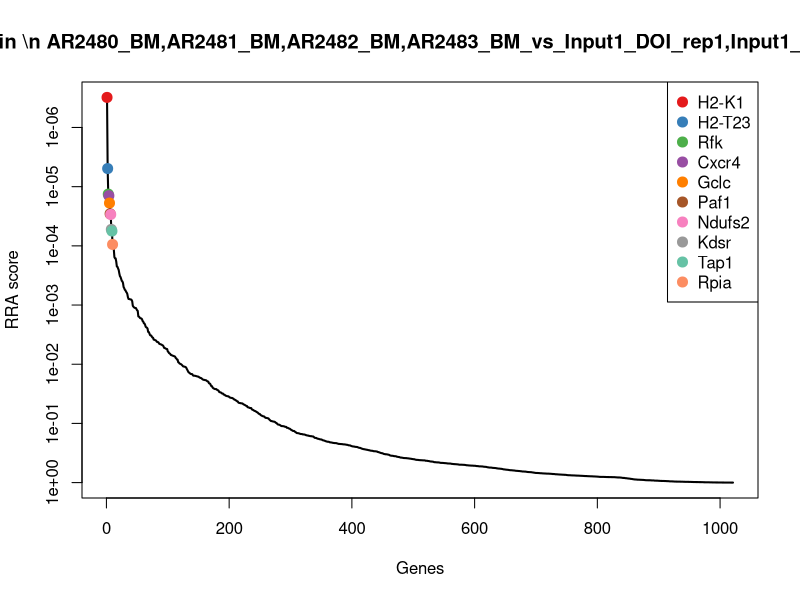
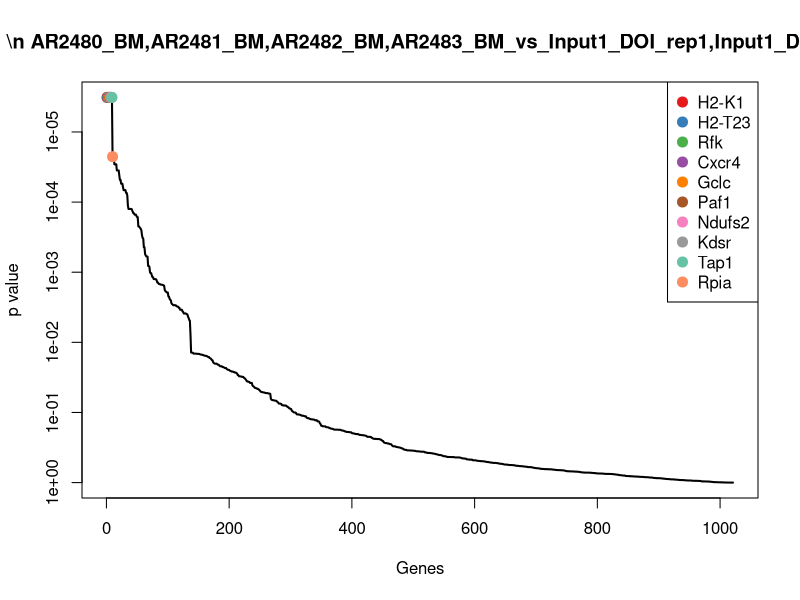
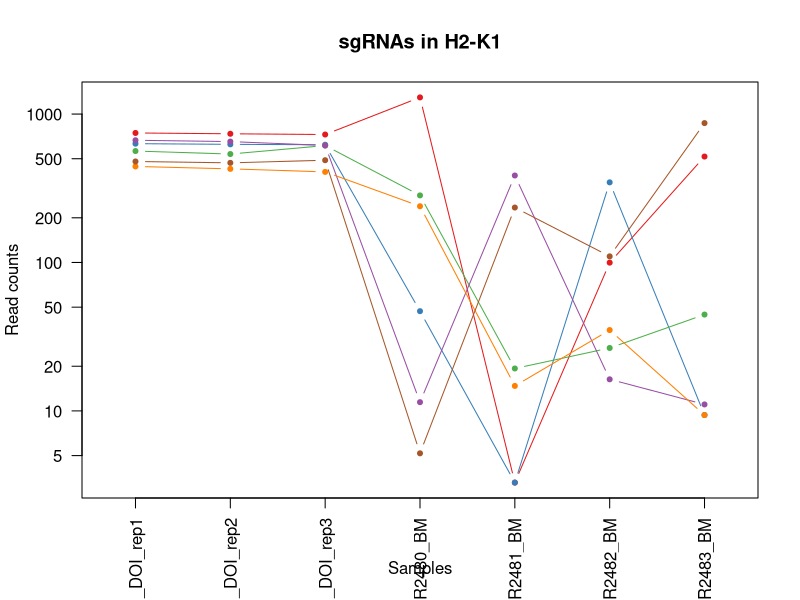
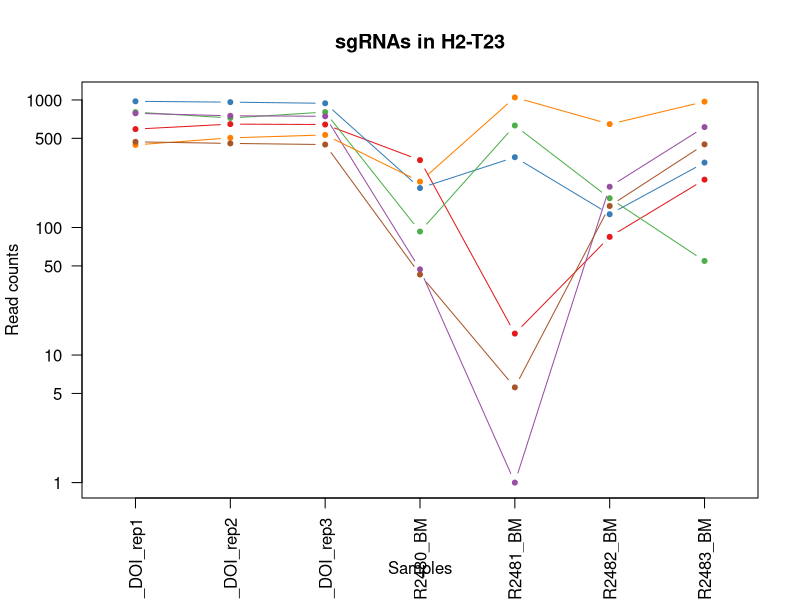
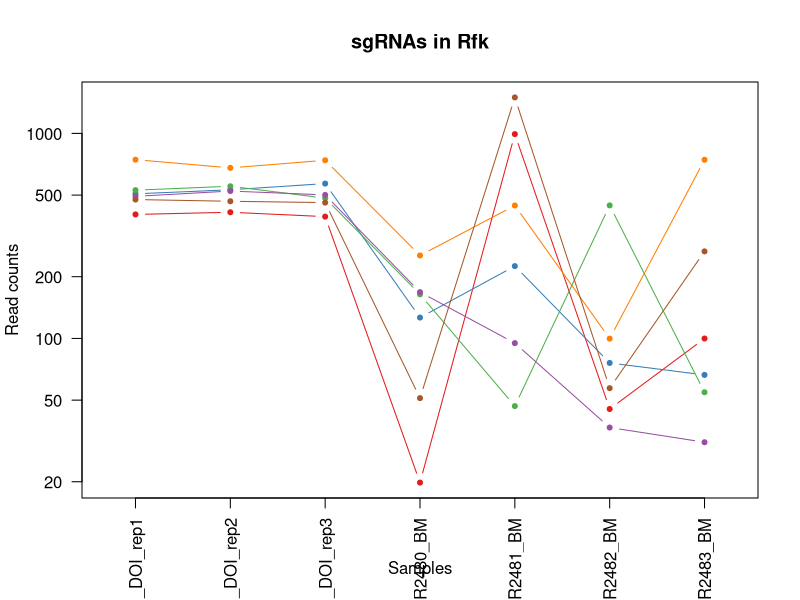
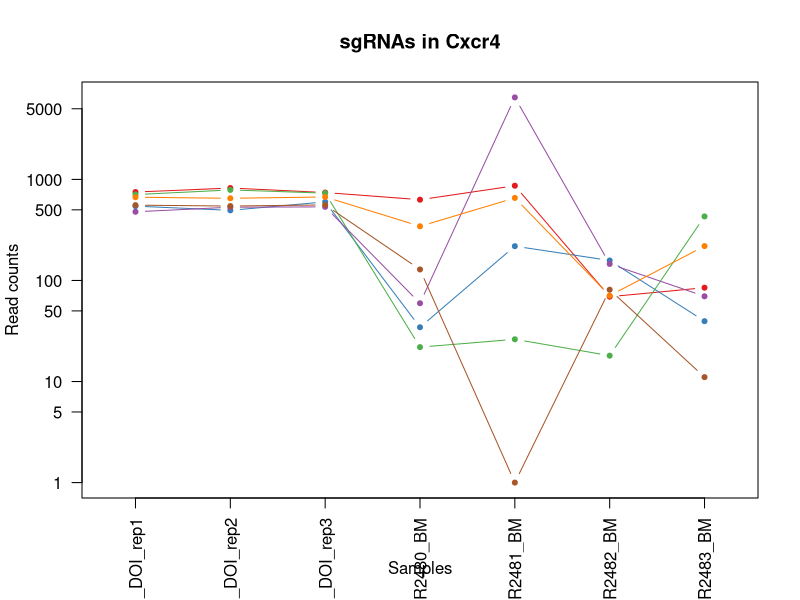
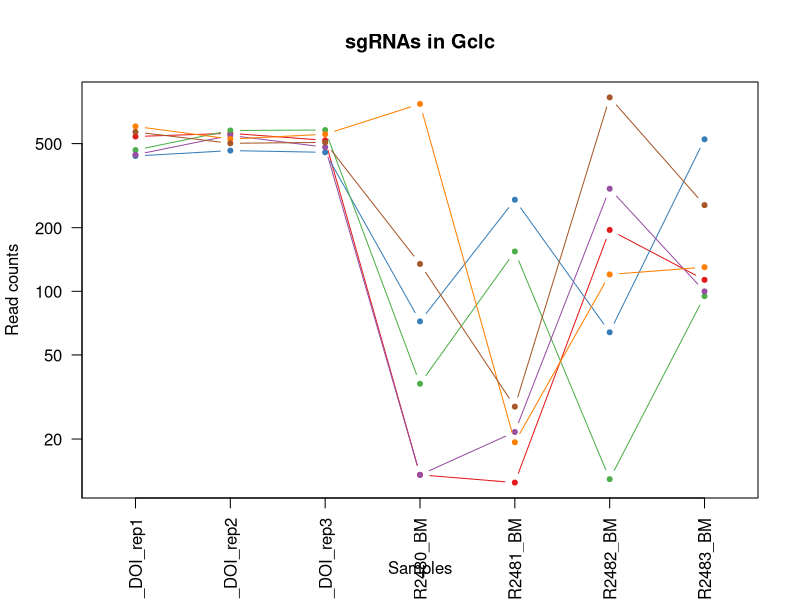
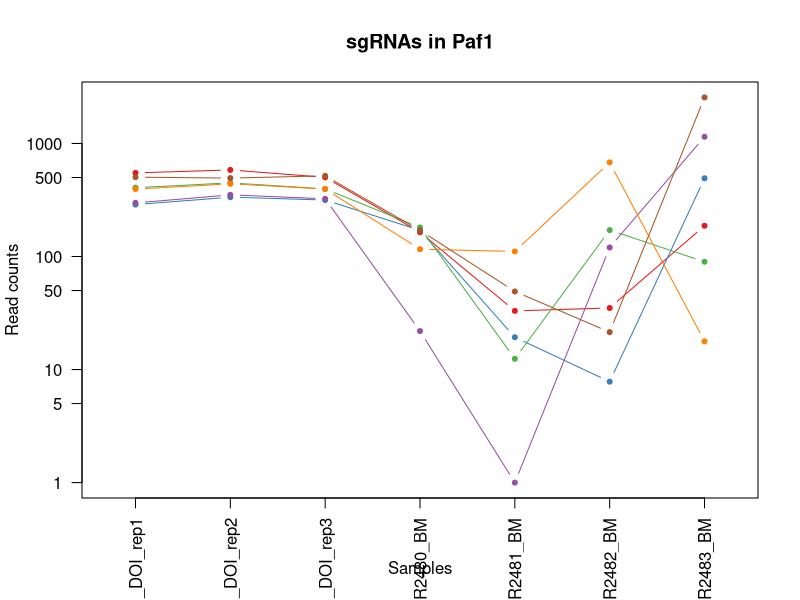

Here is the R script that generated these plots, in order: (Note: this script raises an error after producing the figures.)
pdf(file='BM_cd19.15m_v_Input1_DOI.pdf',width=4.5,height=4.5);
gstable=read.table('BM_cd19.15m_v_Input1_DOI.gene_summary.txt',header=T)
# 
#
# parameters
# Do not modify the variables beginning with "__"

# gstablename='__GENE_SUMMARY_FILE__'
startindex=3
# outputfile='__OUTPUT_FILE__'
targetgenelist=c("H2-K1","H2-T23","Rfk","Cxcr4","Gclc","Paf1","Ndufs2","Kdsr","Tap1","Rpia")
# samplelabel=sub('.\\w+.\\w+$','',colnames(gstable)[startindex]);
samplelabel='AR2480_BM,AR2481_BM,AR2482_BM,AR2483_BM_vs_Input1_DOI_rep1,Input1_DOI_rep2,Input1_DOI_rep3 neg.'


# You need to write some codes in front of this code:
# gstable=read.table(gstablename,header=T)
# pdf(file=outputfile,width=6,height=6)


# set up color using RColorBrewer
#library(RColorBrewer)
#colors <- brewer.pal(length(targetgenelist), "Set1")

colors=c( "#E41A1C", "#377EB8", "#4DAF4A", "#984EA3", "#FF7F00",  "#A65628", "#F781BF",
          "#999999", "#66C2A5", "#FC8D62", "#8DA0CB", "#E78AC3", "#A6D854", "#FFD92F", "#E5C494", "#B3B3B3", 
          "#8DD3C7", "#FFFFB3", "#BEBADA", "#FB8072", "#80B1D3", "#FDB462", "#B3DE69", "#FCCDE5",
          "#D9D9D9", "#BC80BD", "#CCEBC5", "#FFED6F")

######
# function definition

plotrankedvalues<-function(val, tglist, ...){
  
  plot(val,log='y',ylim=c(max(val),min(val)),type='l',lwd=2, ...)
  if(length(tglist)>0){
    for(i in 1:length(tglist)){
      targetgene=tglist[i];
      tx=which(names(val)==targetgene);ty=val[targetgene];
      points(tx,ty,col=colors[(i %% length(colors)) ],cex=2,pch=20)
      # text(tx+50,ty,targetgene,col=colors[i])
    }
    legend('topright',tglist,pch=20,pt.cex = 2,cex=1,col=colors)
  }
}



plotrandvalues<-function(val,targetgenelist, ...){
  # choose the one with the best distance distribution
  
  mindiffvalue=0;
  randval=val;
  for(i in 1:20){
    randval0=sample(val)
    vindex=sort(which(names(randval0) %in% targetgenelist))
    if(max(vindex)>0.9*length(val)){
      # print('pass...')
      next;
    }
    mindiffind=min(diff(vindex));
    if (mindiffind > mindiffvalue){
      mindiffvalue=mindiffind;
      randval=randval0;
      # print(paste('Diff: ',mindiffvalue))
    }
  }
  plot(randval,log='y',ylim=c(max(randval),min(randval)),pch=20,col='grey', ...)
  
  if(length(targetgenelist)>0){
    for(i in 1:length(targetgenelist)){
      targetgene=targetgenelist[i];
      tx=which(names(randval)==targetgene);ty=randval[targetgene];
      points(tx,ty,col=colors[(i %% length(colors)) ],cex=2,pch=20)
      text(tx+50,ty,targetgene,col=colors[i])
    }
  }
  
}




# set.seed(1235)



pvec=gstable[,startindex]
names(pvec)=gstable[,'id']
pvec=sort(pvec);

plotrankedvalues(pvec,targetgenelist,xlab='Genes',ylab='RRA score',main=paste('Distribution of RRA scores in \\n',samplelabel))

# plotrandvalues(pvec,targetgenelist,xlab='Genes',ylab='RRA score',main=paste('Distribution of RRA scores in \\n',samplelabel))


pvec=gstable[,startindex+1]
names(pvec)=gstable[,'id']
pvec=sort(pvec);

plotrankedvalues(pvec,targetgenelist,xlab='Genes',ylab='p value',main=paste('Distribution of p values in \\n',samplelabel))

# plotrandvalues(pvec,targetgenelist,xlab='Genes',ylab='p value',main=paste('Distribution of p values in \\n',samplelabel))



# you need to write after this code:
# dev.off()






# parameters
# Do not modify the variables beginning with "__"
targetmat=list(c(744.7075980063084,735.5043477037707,726.9954292380494,1293.7386285964458,2.2889574912971837,98.7638153559017,516.2395960613356),c(630.7441044915114,624.2193420512002,620.1908218549694,45.9810174945425,2.2889574912971837,345.6733537456559,8.38051292307363),c(562.3660083826331,536.8115789907521,612.5877820073603,282.1562437165108,18.31165993037747,25.542366040319404,43.578667199982874),c(664.9331525459505,651.50761929934,613.3118810404659,10.450231248759659,384.54485853792687,15.325419624191642,10.056615507688356),c(442.70434019209625,426.3793320021859,406.58160708880945,238.2652724717202,13.733744947783102,34.0564880537592,8.38051292307363),c(478.20835163324455,468.16450653840013,487.68069879663966,4.180092499503863,233.47366411231275,108.98076177202945,868.221138830428))
targetgene="H2-K1"
collabel=c("Input1_DOI_rep1","Input1_DOI_rep2","Input1_DOI_rep3","AR2480_BM","AR2481_BM","AR2482_BM","AR2483_BM")

# set up color using RColorBrewer
#library(RColorBrewer)
#colors <- brewer.pal(length(targetgenelist), "Set1")

colors=c( "#E41A1C", "#377EB8", "#4DAF4A", "#984EA3", "#FF7F00",  "#A65628", "#F781BF",
          "#999999", "#66C2A5", "#FC8D62", "#8DA0CB", "#E78AC3", "#A6D854", "#FFD92F", "#E5C494", "#B3B3B3", 
          "#8DD3C7", "#FFFFB3", "#BEBADA", "#FB8072", "#80B1D3", "#FDB462", "#B3DE69", "#FCCDE5",
          "#D9D9D9", "#BC80BD", "#CCEBC5", "#FFED6F")


## code

targetmatvec=unlist(targetmat)+1
yrange=range(targetmatvec[targetmatvec>0]);
# yrange[1]=1; # set the minimum value to 1
for(i in 1:length(targetmat)){
  vali=targetmat[[i]]+1;
  if(i==1){
    plot(1:length(vali),vali,type='b',las=1,pch=20,main=paste('sgRNAs in',targetgene),ylab='Read counts',xlab='Samples',xlim=c(0.7,length(vali)+0.3),ylim = yrange,col=colors[(i %% length(colors))],xaxt='n',log='y')
    axis(1,at=1:length(vali),labels=(collabel),las=2)
    # lines(0:100,rep(1,101),col='black');
  }else{
    lines(1:length(vali),vali,type='b',pch=20,col=colors[(i %% length(colors))])
  }
}




# parameters
# Do not modify the variables beginning with "__"
targetmat=list(c(589.9802395035263,645.5383086513095,640.8276442984798,336.497446210061,13.733744947783102,83.43839573171005,236.33046443067636),c(974.8261906804179,960.2062556689227,940.6046440042093,202.73448622593736,354.7884111510635,126.00900579890906,321.8116962460274),c(801.2510236348039,721.4338297476986,802.3017286810345,91.962034989085,629.4633101067255,168.57961586610807,53.63528270767123),c(784.5948207364873,750.4276243238472,744.0117565160316,45.9810174945425,0.0,207.74457712793114,611.7774433843749),c(443.1426613209993,503.5539910945816,530.7645912664245,227.81504122296056,1046.053573522813,645.3704486187369,968.7872939073116),c(468.5652867973771,455.37312657833456,446.0450043930661,41.800924995038635,4.5779149825943675,146.44289863116458,447.5193900921318))
targetgene="H2-T23"
collabel=c("Input1_DOI_rep1","Input1_DOI_rep2","Input1_DOI_rep3","AR2480_BM","AR2481_BM","AR2482_BM","AR2483_BM")

# set up color using RColorBrewer
#library(RColorBrewer)
#colors <- brewer.pal(length(targetgenelist), "Set1")

colors=c( "#E41A1C", "#377EB8", "#4DAF4A", "#984EA3", "#FF7F00",  "#A65628", "#F781BF",
          "#999999", "#66C2A5", "#FC8D62", "#8DA0CB", "#E78AC3", "#A6D854", "#FFD92F", "#E5C494", "#B3B3B3", 
          "#8DD3C7", "#FFFFB3", "#BEBADA", "#FB8072", "#80B1D3", "#FDB462", "#B3DE69", "#FCCDE5",
          "#D9D9D9", "#BC80BD", "#CCEBC5", "#FFED6F")


## code

targetmatvec=unlist(targetmat)+1
yrange=range(targetmatvec[targetmatvec>0]);
# yrange[1]=1; # set the minimum value to 1
for(i in 1:length(targetmat)){
  vali=targetmat[[i]]+1;
  if(i==1){
    plot(1:length(vali),vali,type='b',las=1,pch=20,main=paste('sgRNAs in',targetgene),ylab='Read counts',xlab='Samples',xlim=c(0.7,length(vali)+0.3),ylim = yrange,col=colors[(i %% length(colors))],xaxt='n',log='y')
    axis(1,at=1:length(vali),labels=(collabel),las=2)
    # lines(0:100,rep(1,101),col='black');
  }else{
    lines(1:length(vali),vali,type='b',pch=20,col=colors[(i %% length(colors))])
  }
}




# parameters
# Do not modify the variables beginning with "__"
targetmat=list(c(401.50215407520807,411.4560553821094,391.7375769101441,18.810416247767385,991.1185937316806,44.273434469886965,98.89005249226884),c(506.2609038830407,529.9895096787171,568.0556914713643,125.4027749851159,224.31783414712402,74.92427371827024,65.36800079997431),c(527.7386391992909,551.3084762788264,482.2499560483475,163.02360748065067,45.779149825943676,444.43716910155763,53.63528270767123),c(492.2346277581426,522.3146817026777,499.99038235943533,167.20369998015454,93.84725714318454,35.75931245644716,30.16984652306507),c(743.3926346195992,677.9431378834756,738.5810137677394,252.89559621998373,444.05775331165364,98.7638153559017,742.5134449843235),c(474.70178260202,465.606230546387,458.7167374724146,50.161109994046356,1496.9781993083582,56.193205288702686,264.8242083691267))
targetgene="Rfk"
collabel=c("Input1_DOI_rep1","Input1_DOI_rep2","Input1_DOI_rep3","AR2480_BM","AR2481_BM","AR2482_BM","AR2483_BM")

# set up color using RColorBrewer
#library(RColorBrewer)
#colors <- brewer.pal(length(targetgenelist), "Set1")

colors=c( "#E41A1C", "#377EB8", "#4DAF4A", "#984EA3", "#FF7F00",  "#A65628", "#F781BF",
          "#999999", "#66C2A5", "#FC8D62", "#8DA0CB", "#E78AC3", "#A6D854", "#FFD92F", "#E5C494", "#B3B3B3", 
          "#8DD3C7", "#FFFFB3", "#BEBADA", "#FB8072", "#80B1D3", "#FDB462", "#B3DE69", "#FCCDE5",
          "#D9D9D9", "#BC80BD", "#CCEBC5", "#FFED6F")


## code

targetmatvec=unlist(targetmat)+1
yrange=range(targetmatvec[targetmatvec>0]);
# yrange[1]=1; # set the minimum value to 1
for(i in 1:length(targetmat)){
  vali=targetmat[[i]]+1;
  if(i==1){
    plot(1:length(vali),vali,type='b',las=1,pch=20,main=paste('sgRNAs in',targetgene),ylab='Read counts',xlab='Samples',xlim=c(0.7,length(vali)+0.3),ylim = yrange,col=colors[(i %% length(colors))],xaxt='n',log='y')
    axis(1,at=1:length(vali),labels=(collabel),las=2)
    # lines(0:100,rep(1,101),col='black');
  }else{
    lines(1:length(vali),vali,type='b',pch=20,col=colors[(i %% length(colors))])
  }
}




# parameters
# Do not modify the variables beginning with "__"
targetmat=list(c(749.0908092953391,820.7802141042079,740.3912613505034,629.1039211753314,865.2259317103354,68.1129761075184,83.8051292307363),c(543.0798787108982,493.3208871265291,598.4678508618006,33.440739996030906,217.45096167323246,156.65984504729235,38.5503594461387),c(707.0119809206448,786.2434882120308,730.6159244035775,20.900462497519317,25.17853240426902,17.0282440268796,429.08226166136984),c(477.3317093754384,529.9895096787171,534.0230369153998,58.521294993054084,6477.74970037103,144.74007422847663,68.72020596920376),c(665.8097948037566,649.3757226393292,669.4295561061521,342.76758495931676,654.6418425109946,69.81580051020637,217.89333599991437),c(555.352870320184,544.0600276347892,558.2803545244383,127.49282123486783,0.0,80.03274692633413,10.056615507688356))
targetgene="Cxcr4"
collabel=c("Input1_DOI_rep1","Input1_DOI_rep2","Input1_DOI_rep3","AR2480_BM","AR2481_BM","AR2482_BM","AR2483_BM")

# set up color using RColorBrewer
#library(RColorBrewer)
#colors <- brewer.pal(length(targetgenelist), "Set1")

colors=c( "#E41A1C", "#377EB8", "#4DAF4A", "#984EA3", "#FF7F00",  "#A65628", "#F781BF",
          "#999999", "#66C2A5", "#FC8D62", "#8DA0CB", "#E78AC3", "#A6D854", "#FFD92F", "#E5C494", "#B3B3B3", 
          "#8DD3C7", "#FFFFB3", "#BEBADA", "#FB8072", "#80B1D3", "#FDB462", "#B3DE69", "#FCCDE5",
          "#D9D9D9", "#BC80BD", "#CCEBC5", "#FFED6F")


## code

targetmatvec=unlist(targetmat)+1
yrange=range(targetmatvec[targetmatvec>0]);
# yrange[1]=1; # set the minimum value to 1
for(i in 1:length(targetmat)){
  vali=targetmat[[i]]+1;
  if(i==1){
    plot(1:length(vali),vali,type='b',las=1,pch=20,main=paste('sgRNAs in',targetgene),ylab='Read counts',xlab='Samples',xlim=c(0.7,length(vali)+0.3),ylim = yrange,col=colors[(i %% length(colors))],xaxt='n',log='y')
    axis(1,at=1:length(vali),labels=(collabel),las=2)
    # lines(0:100,rep(1,101),col='black');
  }else{
    lines(1:length(vali),vali,type='b',pch=20,col=colors[(i %% length(colors))])
  }
}




# parameters
# Do not modify the variables beginning with "__"
targetmat=list(c(539.1349885507707,558.1305455908614,517.0067096374175,12.540277498511589,11.444787456485919,194.12198190642746,112.29887316918663),c(435.6912021296472,462.1951958903695,453.64804424067523,71.06157249156567,270.09698397306767,63.00450289945453,522.9440063997945),c(465.0587177661526,575.612098202951,578.5551274513958,35.530786245782835,153.36015191691132,11.91977081881572,93.86174473842465),c(441.8276979342901,545.3391656307958,479.7156094324778,12.540277498511589,20.600617421674652,304.8055680811449,98.89005249226884),c(601.814909983909,524.4465783626887,552.4875622595932,769.1370199087108,18.31165993037747,119.19770818815721,129.0598990153339),c(566.3108985427607,500.5693357705663,505.42112510772756,133.76295998412363,27.467489895566203,825.8698353036607,254.76759286143835))
targetgene="Gclc"
collabel=c("Input1_DOI_rep1","Input1_DOI_rep2","Input1_DOI_rep3","AR2480_BM","AR2481_BM","AR2482_BM","AR2483_BM")

# set up color using RColorBrewer
#library(RColorBrewer)
#colors <- brewer.pal(length(targetgenelist), "Set1")

colors=c( "#E41A1C", "#377EB8", "#4DAF4A", "#984EA3", "#FF7F00",  "#A65628", "#F781BF",
          "#999999", "#66C2A5", "#FC8D62", "#8DA0CB", "#E78AC3", "#A6D854", "#FFD92F", "#E5C494", "#B3B3B3", 
          "#8DD3C7", "#FFFFB3", "#BEBADA", "#FB8072", "#80B1D3", "#FDB462", "#B3DE69", "#FCCDE5",
          "#D9D9D9", "#BC80BD", "#CCEBC5", "#FFED6F")


## code

targetmatvec=unlist(targetmat)+1
yrange=range(targetmatvec[targetmatvec>0]);
# yrange[1]=1; # set the minimum value to 1
for(i in 1:length(targetmat)){
  vali=targetmat[[i]]+1;
  if(i==1){
    plot(1:length(vali),vali,type='b',las=1,pch=20,main=paste('sgRNAs in',targetgene),ylab='Read counts',xlab='Samples',xlim=c(0.7,length(vali)+0.3),ylim = yrange,col=colors[(i %% length(colors))],xaxt='n',log='y')
    axis(1,at=1:length(vali),labels=(collabel),las=2)
    # lines(0:100,rep(1,101),col='black');
  }else{
    lines(1:length(vali),vali,type='b',pch=20,col=colors[(i %% length(colors))])
  }
}




# parameters
# Do not modify the variables beginning with "__"
targetmat=list(c(548.339732257735,582.4341675149859,500.35243187598815,163.02360748065067,32.045404878160575,34.0564880537592,186.04738689223458),c(287.10033943150796,333.8550169577116,314.9830794009477,169.29374622990647,18.31165993037747,6.811297610751841,491.0980572921147),c(405.4470442353357,447.27191927029304,394.99602255911947,179.74397747866612,11.444787456485919,170.28244026879602,88.83343698458047),c(297.18172539627847,350.05743157379464,322.9481687651096,20.900462497519317,0.0,119.19770818815721,1144.7780652918577),c(394.05069488385595,438.3179532982471,394.63397304256665,114.95254373635625,109.86995958226481,679.4269366724961,16.76102584614726),c(502.7543348518162,492.89450779452693,516.2826106043119,169.29374622990647,48.06810731724086,20.433892832255523,2554.3803389528425))
targetgene="Paf1"
collabel=c("Input1_DOI_rep1","Input1_DOI_rep2","Input1_DOI_rep3","AR2480_BM","AR2481_BM","AR2482_BM","AR2483_BM")

# set up color using RColorBrewer
#library(RColorBrewer)
#colors <- brewer.pal(length(targetgenelist), "Set1")

colors=c( "#E41A1C", "#377EB8", "#4DAF4A", "#984EA3", "#FF7F00",  "#A65628", "#F781BF",
          "#999999", "#66C2A5", "#FC8D62", "#8DA0CB", "#E78AC3", "#A6D854", "#FFD92F", "#E5C494", "#B3B3B3", 
          "#8DD3C7", "#FFFFB3", "#BEBADA", "#FB8072", "#80B1D3", "#FDB462", "#B3DE69", "#FCCDE5",
          "#D9D9D9", "#BC80BD", "#CCEBC5", "#FFED6F")


## code

targetmatvec=unlist(targetmat)+1
yrange=range(targetmatvec[targetmatvec>0]);
# yrange[1]=1; # set the minimum value to 1
for(i in 1:length(targetmat)){
  vali=targetmat[[i]]+1;
  if(i==1){
    plot(1:length(vali),vali,type='b',las=1,pch=20,main=paste('sgRNAs in',targetgene),ylab='Read counts',xlab='Samples',xlim=c(0.7,length(vali)+0.3),ylim = yrange,col=colors[(i %% length(colors))],xaxt='n',log='y')
    axis(1,at=1:length(vali),labels=(collabel),las=2)
    # lines(0:100,rep(1,101),col='black');
  }else{
    lines(1:length(vali),vali,type='b',pch=20,col=colors[(i %% length(colors))])
  }
}




# parameters
# Do not modify the variables beginning with "__"
targetmat=list(c(277.01895346673746,244.31535723725253,221.93635364687464,0.0,7075.167605599595,32.353663651071244,209.51282307684073),c(358.10836231380455,362.8488115338602,353.72237767209873,33.440739996030906,27.467489895566203,56.193205288702686,38.5503594461387),c(296.3050831384723,290.7907044254908,263.5720480504482,6.2701387492557945,359.3663261336578,0.0,5.028307753844178),c(462.42879099273415,477.5448518424482,452.19984617446397,186.0141162279219,66.37976724761833,153.25419624191642,83.8051292307363),c(510.20579404316834,489.0570938065072,496.3698871939072,181.83402372841806,25.17853240426902,45.976258872574924,35.19815427690924),c(554.0379069334749,603.3267547830931,588.6925139148747,158.8435149811468,176.24972682988314,338.8620561349041,102.24225766149829))
targetgene="Ndufs2"
collabel=c("Input1_DOI_rep1","Input1_DOI_rep2","Input1_DOI_rep3","AR2480_BM","AR2481_BM","AR2482_BM","AR2483_BM")

# set up color using RColorBrewer
#library(RColorBrewer)
#colors <- brewer.pal(length(targetgenelist), "Set1")

colors=c( "#E41A1C", "#377EB8", "#4DAF4A", "#984EA3", "#FF7F00",  "#A65628", "#F781BF",
          "#999999", "#66C2A5", "#FC8D62", "#8DA0CB", "#E78AC3", "#A6D854", "#FFD92F", "#E5C494", "#B3B3B3", 
          "#8DD3C7", "#FFFFB3", "#BEBADA", "#FB8072", "#80B1D3", "#FDB462", "#B3DE69", "#FCCDE5",
          "#D9D9D9", "#BC80BD", "#CCEBC5", "#FFED6F")


## code

targetmatvec=unlist(targetmat)+1
yrange=range(targetmatvec[targetmatvec>0]);
# yrange[1]=1; # set the minimum value to 1
for(i in 1:length(targetmat)){
  vali=targetmat[[i]]+1;
  if(i==1){
    plot(1:length(vali),vali,type='b',las=1,pch=20,main=paste('sgRNAs in',targetgene),ylab='Read counts',xlab='Samples',xlim=c(0.7,length(vali)+0.3),ylim = yrange,col=colors[(i %% length(colors))],xaxt='n',log='y')
    axis(1,at=1:length(vali),labels=(collabel),las=2)
    # lines(0:100,rep(1,101),col='black');
  }else{
    lines(1:length(vali),vali,type='b',pch=20,col=colors[(i %% length(colors))])
  }
}




# parameters
# Do not modify the variables beginning with "__"
targetmat=list(c(539.1349885507707,555.9986489308504,597.0196527955893,2675.2591996824726,22.889574912971838,68.1129761075184,154.2014377845548),c(897.6816719934783,878.341423924503,877.6080281240197,376.2083249553477,2893.24226899964,1776.0458520035424,492.7741598767294),c(624.6076086868684,713.332622439657,617.6564752390997,129.58286748461975,157.93806689950569,83.43839573171005,95.53784732303937),c(1262.803172369732,1285.1073066545885,1229.8822077299071,568.4925799325254,5401.939679461354,2162.5869914137093,2033.1124351376625),c(653.0984820655677,642.9800326592964,666.8952094902824,56.431248743302156,469.2362857159227,282.6688508462014,83.8051292307363),c(657.0433722256953,704.3786564676111,717.944191324229,194.37430122692965,29.75644738686339,105.57511296665353,940.2935499688613))
targetgene="Kdsr"
collabel=c("Input1_DOI_rep1","Input1_DOI_rep2","Input1_DOI_rep3","AR2480_BM","AR2481_BM","AR2482_BM","AR2483_BM")

# set up color using RColorBrewer
#library(RColorBrewer)
#colors <- brewer.pal(length(targetgenelist), "Set1")

colors=c( "#E41A1C", "#377EB8", "#4DAF4A", "#984EA3", "#FF7F00",  "#A65628", "#F781BF",
          "#999999", "#66C2A5", "#FC8D62", "#8DA0CB", "#E78AC3", "#A6D854", "#FFD92F", "#E5C494", "#B3B3B3", 
          "#8DD3C7", "#FFFFB3", "#BEBADA", "#FB8072", "#80B1D3", "#FDB462", "#B3DE69", "#FCCDE5",
          "#D9D9D9", "#BC80BD", "#CCEBC5", "#FFED6F")


## code

targetmatvec=unlist(targetmat)+1
yrange=range(targetmatvec[targetmatvec>0]);
# yrange[1]=1; # set the minimum value to 1
for(i in 1:length(targetmat)){
  vali=targetmat[[i]]+1;
  if(i==1){
    plot(1:length(vali),vali,type='b',las=1,pch=20,main=paste('sgRNAs in',targetgene),ylab='Read counts',xlab='Samples',xlim=c(0.7,length(vali)+0.3),ylim = yrange,col=colors[(i %% length(colors))],xaxt='n',log='y')
    axis(1,at=1:length(vali),labels=(collabel),las=2)
    # lines(0:100,rep(1,101),col='black');
  }else{
    lines(1:length(vali),vali,type='b',pch=20,col=colors[(i %% length(colors))])
  }
}




# parameters
# Do not modify the variables beginning with "__"
targetmat=list(c(740.7627078461808,729.5350370557401,723.3749340725212,217.36480997420088,309.0092613251198,56.193205288702686,125.70769384610445),c(629.8674622337053,557.7041662588592,614.0359800735715,744.0564649116876,0.0,22.136717234943482,1540.3382752609332),c(706.5736597917416,752.5595209838582,701.6519630793524,353.21781620807644,1252.0597477395595,245.20671398706628,274.88082387681504),c(639.5105270695726,677.9431378834756,742.5635584498203,440.99975869765757,1023.1639986098411,357.5931245644716,177.66687396916095),c(575.077321120822,581.1550295189794,524.2476999684739,1065.9235873734851,9.155829965188735,39.16496126182309,73.74851372304794),c(603.5681944995213,567.9372702269117,580.3653750341599,20.900462497519317,38.91227735205212,151.55137183922847,249.73928510759416))
targetgene="Tap1"
collabel=c("Input1_DOI_rep1","Input1_DOI_rep2","Input1_DOI_rep3","AR2480_BM","AR2481_BM","AR2482_BM","AR2483_BM")

# set up color using RColorBrewer
#library(RColorBrewer)
#colors <- brewer.pal(length(targetgenelist), "Set1")

colors=c( "#E41A1C", "#377EB8", "#4DAF4A", "#984EA3", "#FF7F00",  "#A65628", "#F781BF",
          "#999999", "#66C2A5", "#FC8D62", "#8DA0CB", "#E78AC3", "#A6D854", "#FFD92F", "#E5C494", "#B3B3B3", 
          "#8DD3C7", "#FFFFB3", "#BEBADA", "#FB8072", "#80B1D3", "#FDB462", "#B3DE69", "#FCCDE5",
          "#D9D9D9", "#BC80BD", "#CCEBC5", "#FFED6F")


## code

targetmatvec=unlist(targetmat)+1
yrange=range(targetmatvec[targetmatvec>0]);
# yrange[1]=1; # set the minimum value to 1
for(i in 1:length(targetmat)){
  vali=targetmat[[i]]+1;
  if(i==1){
    plot(1:length(vali),vali,type='b',las=1,pch=20,main=paste('sgRNAs in',targetgene),ylab='Read counts',xlab='Samples',xlim=c(0.7,length(vali)+0.3),ylim = yrange,col=colors[(i %% length(colors))],xaxt='n',log='y')
    axis(1,at=1:length(vali),labels=(collabel),las=2)
    # lines(0:100,rep(1,101),col='black');
  }else{
    lines(1:length(vali),vali,type='b',pch=20,col=colors[(i %% length(colors))])
  }
}




# parameters
# Do not modify the variables beginning with "__"
targetmat=list(c(427.801421809392,408.4714000580941,410.2021022543376,6.2701387492557945,0.0,5.108473208063881,20.113231015376712),c(765.3086910647525,788.8017642040439,749.080449747771,252.89559621998373,141.9153644604254,490.41342797413256,184.37128430761985),c(604.8831578862305,613.5598587511455,545.9706709616427,246.62545747072792,352.4994536597663,1234.5476919487712,734.13293206125),c(355.0401144114831,333.42863762570937,380.5140418970069,148.39328373238715,0.0,37.46213685913512,261.47200319989724),c(451.47076277015753,544.0600276347892,524.9717990015795,22.99050874727125,2.2889574912971837,136.2259522150368,30.16984652306507),c(600.4999465971998,631.0414113632352,640.1035452653741,330.2273074608052,112.15891707356201,187.31068429567563,169.2863610460873))
targetgene="Rpia"
collabel=c("Input1_DOI_rep1","Input1_DOI_rep2","Input1_DOI_rep3","AR2480_BM","AR2481_BM","AR2482_BM","AR2483_BM")

# set up color using RColorBrewer
#library(RColorBrewer)
#colors <- brewer.pal(length(targetgenelist), "Set1")

colors=c( "#E41A1C", "#377EB8", "#4DAF4A", "#984EA3", "#FF7F00",  "#A65628", "#F781BF",
          "#999999", "#66C2A5", "#FC8D62", "#8DA0CB", "#E78AC3", "#A6D854", "#FFD92F", "#E5C494", "#B3B3B3", 
          "#8DD3C7", "#FFFFB3", "#BEBADA", "#FB8072", "#80B1D3", "#FDB462", "#B3DE69", "#FCCDE5",
          "#D9D9D9", "#BC80BD", "#CCEBC5", "#FFED6F")


## code

targetmatvec=unlist(targetmat)+1
yrange=range(targetmatvec[targetmatvec>0]);
# yrange[1]=1; # set the minimum value to 1
for(i in 1:length(targetmat)){
  vali=targetmat[[i]]+1;
  if(i==1){
    plot(1:length(vali),vali,type='b',las=1,pch=20,main=paste('sgRNAs in',targetgene),ylab='Read counts',xlab='Samples',xlim=c(0.7,length(vali)+0.3),ylim = yrange,col=colors[(i %% length(colors))],xaxt='n',log='y')
    axis(1,at=1:length(vali),labels=(collabel),las=2)
    # lines(0:100,rep(1,101),col='black');
  }else{
    lines(1:length(vali),vali,type='b',pch=20,col=colors[(i %% length(colors))])
  }
}



# 
#
# parameters
# Do not modify the variables beginning with "__"

# gstablename='__GENE_SUMMARY_FILE__'
startindex=9
# outputfile='__OUTPUT_FILE__'
targetgenelist=c("Arl15","Ints10","Cnot8","Ints13","Cd19","Nosip","Ints14","Sipa1","Maea","Setd5")
# samplelabel=sub('.\\w+.\\w+$','',colnames(gstable)[startindex]);
samplelabel='AR2480_BM,AR2481_BM,AR2482_BM,AR2483_BM_vs_Input1_DOI_rep1,Input1_DOI_rep2,Input1_DOI_rep3 pos.'


# You need to write some codes in front of this code:
# gstable=read.table(gstablename,header=T)
# pdf(file=outputfile,width=6,height=6)


# set up color using RColorBrewer
#library(RColorBrewer)
#colors <- brewer.pal(length(targetgenelist), "Set1")

colors=c( "#E41A1C", "#377EB8", "#4DAF4A", "#984EA3", "#FF7F00",  "#A65628", "#F781BF",
          "#999999", "#66C2A5", "#FC8D62", "#8DA0CB", "#E78AC3", "#A6D854", "#FFD92F", "#E5C494", "#B3B3B3", 
          "#8DD3C7", "#FFFFB3", "#BEBADA", "#FB8072", "#80B1D3", "#FDB462", "#B3DE69", "#FCCDE5",
          "#D9D9D9", "#BC80BD", "#CCEBC5", "#FFED6F")

######
# function definition

plotrankedvalues<-function(val, tglist, ...){
  
  plot(val,log='y',ylim=c(max(val),min(val)),type='l',lwd=2, ...)
  if(length(tglist)>0){
    for(i in 1:length(tglist)){
      targetgene=tglist[i];
      tx=which(names(val)==targetgene);ty=val[targetgene];
      points(tx,ty,col=colors[(i %% length(colors)) ],cex=2,pch=20)
      # text(tx+50,ty,targetgene,col=colors[i])
    }
    legend('topright',tglist,pch=20,pt.cex = 2,cex=1,col=colors)
  }
}



plotrandvalues<-function(val,targetgenelist, ...){
  # choose the one with the best distance distribution
  
  mindiffvalue=0;
  randval=val;
  for(i in 1:20){
    randval0=sample(val)
    vindex=sort(which(names(randval0) %in% targetgenelist))
    if(max(vindex)>0.9*length(val)){
      # print('pass...')
      next;
    }
    mindiffind=min(diff(vindex));
    if (mindiffind > mindiffvalue){
      mindiffvalue=mindiffind;
      randval=randval0;
      # print(paste('Diff: ',mindiffvalue))
    }
  }
  plot(randval,log='y',ylim=c(max(randval),min(randval)),pch=20,col='grey', ...)
  
  if(length(targetgenelist)>0){
    for(i in 1:length(targetgenelist)){
      targetgene=targetgenelist[i];
      tx=which(names(randval)==targetgene);ty=randval[targetgene];
      points(tx,ty,col=colors[(i %% length(colors)) ],cex=2,pch=20)
      text(tx+50,ty,targetgene,col=colors[i])
    }
  }
  
}




# set.seed(1235)



pvec=gstable[,startindex]
names(pvec)=gstable[,'id']
pvec=sort(pvec);

plotrankedvalues(pvec,targetgenelist,xlab='Genes',ylab='RRA score',main=paste('Distribution of RRA scores in \\n',samplelabel))

# plotrandvalues(pvec,targetgenelist,xlab='Genes',ylab='RRA score',main=paste('Distribution of RRA scores in \\n',samplelabel))


pvec=gstable[,startindex+1]
names(pvec)=gstable[,'id']
pvec=sort(pvec);

plotrankedvalues(pvec,targetgenelist,xlab='Genes',ylab='p value',main=paste('Distribution of p values in \\n',samplelabel))

# plotrandvalues(pvec,targetgenelist,xlab='Genes',ylab='p value',main=paste('Distribution of p values in \\n',samplelabel))



# you need to write after this code:
# dev.off()






# parameters
# Do not modify the variables beginning with "__"
targetmat=list(c(684.6576033465884,701.3940011435958,618.0185247556525,11507.794651134136,7903.770217449175,7151.862491289433,1434.7438124302055),c(940.1988214970756,857.0224573243937,881.2285232895479,8565.009531483416,4758.742624406845,7832.992252364617,3695.806199075471),c(731.1196430103133,738.0626236957838,739.305112800845,19903.510436387645,3220.5631902551377,3678.100709805994,1196.7372454149142),c(771.0068657404923,805.4305581521292,684.2735862848174,29983.80349894121,1698.4064585425103,2797.7404936163184,1682.8069949531848),c(966.4980892312595,978.5405669450167,934.8118517393642,1270.7481198491744,8615.6359972426,10314.007407080975,10411.949255626678),c(765.3086910647525,822.0593521002145,772.9757178402566,2779.761512170069,36488.27136876841,3400.5403321678564,6142.915972612971))
targetgene="Arl15"
collabel=c("Input1_DOI_rep1","Input1_DOI_rep2","Input1_DOI_rep3","AR2480_BM","AR2481_BM","AR2482_BM","AR2483_BM")

# set up color using RColorBrewer
#library(RColorBrewer)
#colors <- brewer.pal(length(targetgenelist), "Set1")

colors=c( "#E41A1C", "#377EB8", "#4DAF4A", "#984EA3", "#FF7F00",  "#A65628", "#F781BF",
          "#999999", "#66C2A5", "#FC8D62", "#8DA0CB", "#E78AC3", "#A6D854", "#FFD92F", "#E5C494", "#B3B3B3", 
          "#8DD3C7", "#FFFFB3", "#BEBADA", "#FB8072", "#80B1D3", "#FDB462", "#B3DE69", "#FCCDE5",
          "#D9D9D9", "#BC80BD", "#CCEBC5", "#FFED6F")


## code

targetmatvec=unlist(targetmat)+1
yrange=range(targetmatvec[targetmatvec>0]);
# yrange[1]=1; # set the minimum value to 1
for(i in 1:length(targetmat)){
  vali=targetmat[[i]]+1;
  if(i==1){
    plot(1:length(vali),vali,type='b',las=1,pch=20,main=paste('sgRNAs in',targetgene),ylab='Read counts',xlab='Samples',xlim=c(0.7,length(vali)+0.3),ylim = yrange,col=colors[(i %% length(colors))],xaxt='n',log='y')
    axis(1,at=1:length(vali),labels=(collabel),las=2)
    # lines(0:100,rep(1,101),col='black');
  }else{
    lines(1:length(vali),vali,type='b',pch=20,col=colors[(i %% length(colors))])
  }
}




# parameters
# Do not modify the variables beginning with "__"
targetmat=list(c(678.5211075419455,611.0015827591325,696.583269847613,9077.07086267264,489.83690313759735,1098.3217397337344,2633.1571604297346),c(650.9068764210524,684.7652071955106,716.4959932580177,5628.494550581952,4793.076986776303,2751.7642347437436,2490.688440737483),c(494.42623340265794,487.3515764784985,572.400285669998,4119.481158261057,915.5829965188735,13973.377048457402,1525.2533519994006),c(705.6970175339355,838.6881460482997,745.09790506569,10124.184033798358,1146.7677031398891,5896.880906508406,1134.7214497841694),c(401.9404752041111,420.8364006861575,379.42789334734846,5914.830886797967,1854.0555679507188,124.30618139622109,50.28307753844178),c(692.1090625379405,689.8817591795369,670.1536551392577,6311.939674250833,4019.4093547178545,13522.128581745092,2651.5942888604964))
targetgene="Ints10"
collabel=c("Input1_DOI_rep1","Input1_DOI_rep2","Input1_DOI_rep3","AR2480_BM","AR2481_BM","AR2482_BM","AR2483_BM")

# set up color using RColorBrewer
#library(RColorBrewer)
#colors <- brewer.pal(length(targetgenelist), "Set1")

colors=c( "#E41A1C", "#377EB8", "#4DAF4A", "#984EA3", "#FF7F00",  "#A65628", "#F781BF",
          "#999999", "#66C2A5", "#FC8D62", "#8DA0CB", "#E78AC3", "#A6D854", "#FFD92F", "#E5C494", "#B3B3B3", 
          "#8DD3C7", "#FFFFB3", "#BEBADA", "#FB8072", "#80B1D3", "#FDB462", "#B3DE69", "#FCCDE5",
          "#D9D9D9", "#BC80BD", "#CCEBC5", "#FFED6F")


## code

targetmatvec=unlist(targetmat)+1
yrange=range(targetmatvec[targetmatvec>0]);
# yrange[1]=1; # set the minimum value to 1
for(i in 1:length(targetmat)){
  vali=targetmat[[i]]+1;
  if(i==1){
    plot(1:length(vali),vali,type='b',las=1,pch=20,main=paste('sgRNAs in',targetgene),ylab='Read counts',xlab='Samples',xlim=c(0.7,length(vali)+0.3),ylim = yrange,col=colors[(i %% length(colors))],xaxt='n',log='y')
    axis(1,at=1:length(vali),labels=(collabel),las=2)
    # lines(0:100,rep(1,101),col='black');
  }else{
    lines(1:length(vali),vali,type='b',pch=20,col=colors[(i %% length(colors))])
  }
}




# parameters
# Do not modify the variables beginning with "__"
targetmat=list(c(732.8729275259257,813.5317654601707,789.9920451182389,808.8478986539975,524.1712655070551,1197.085555089636,174.3146687999315),c(547.4630899999289,621.6610660591871,606.4329402259625,815.1180374032533,6116.094416746075,1576.815396889051,787.7682147689212),c(564.1192928982454,529.1367510147127,499.6283328428825,2244.7096722335746,5445.429871796,1311.1747900697294,3171.1860900910615),c(768.815260095977,726.1240023997226,789.9920451182389,2765.1311884218057,12568.665584712835,6096.111361622898,556.466058092089),c(570.6941098317914,549.1765796188155,542.7122253126673,2482.974944705295,3392.2350021024263,1253.2787603783388,3647.1992241216435),c(682.9043188309762,619.9555487311783,662.1885657750958,3927.1969032838797,498.9927331027861,3953.9582630414434,3905.3190221523114))
targetgene="Cnot8"
collabel=c("Input1_DOI_rep1","Input1_DOI_rep2","Input1_DOI_rep3","AR2480_BM","AR2481_BM","AR2482_BM","AR2483_BM")

# set up color using RColorBrewer
#library(RColorBrewer)
#colors <- brewer.pal(length(targetgenelist), "Set1")

colors=c( "#E41A1C", "#377EB8", "#4DAF4A", "#984EA3", "#FF7F00",  "#A65628", "#F781BF",
          "#999999", "#66C2A5", "#FC8D62", "#8DA0CB", "#E78AC3", "#A6D854", "#FFD92F", "#E5C494", "#B3B3B3", 
          "#8DD3C7", "#FFFFB3", "#BEBADA", "#FB8072", "#80B1D3", "#FDB462", "#B3DE69", "#FCCDE5",
          "#D9D9D9", "#BC80BD", "#CCEBC5", "#FFED6F")


## code

targetmatvec=unlist(targetmat)+1
yrange=range(targetmatvec[targetmatvec>0]);
# yrange[1]=1; # set the minimum value to 1
for(i in 1:length(targetmat)){
  vali=targetmat[[i]]+1;
  if(i==1){
    plot(1:length(vali),vali,type='b',las=1,pch=20,main=paste('sgRNAs in',targetgene),ylab='Read counts',xlab='Samples',xlim=c(0.7,length(vali)+0.3),ylim = yrange,col=colors[(i %% length(colors))],xaxt='n',log='y')
    axis(1,at=1:length(vali),labels=(collabel),las=2)
    # lines(0:100,rep(1,101),col='black');
  }else{
    lines(1:length(vali),vali,type='b',pch=20,col=colors[(i %% length(colors))])
  }
}




# parameters
# Do not modify the variables beginning with "__"
targetmat=list(c(482.5915629222752,486.49881781449415,442.7865587440908,627.0138749255794,1036.8977435576242,1854.3757745271887,4377.9799510136645),c(517.2189321056173,540.6489929787717,565.5213448554946,315.59698371254166,2213.4218940843766,4527.810086747286,983.8722171688441),c(636.0039580383482,586.6979608350078,605.3467916763041,10504.572451253209,1952.4807400764978,6661.4490633153,248.06318252297945),c(673.2612539951087,546.6183036268023,635.0348520336347,760.7768349097031,469.2362857159227,2755.1698835491197,4103.099127136849),c(747.7758459086299,776.0103842439784,813.5252636941717,5482.191313099317,5520.965469008807,6823.2173815706565,1099.5232955072602),c(510.20579404316834,598.6365821310691,513.0241649553366,5371.418861862464,460.0804557507339,1171.5431890493167,511.21128830749143))
targetgene="Ints13"
collabel=c("Input1_DOI_rep1","Input1_DOI_rep2","Input1_DOI_rep3","AR2480_BM","AR2481_BM","AR2482_BM","AR2483_BM")

# set up color using RColorBrewer
#library(RColorBrewer)
#colors <- brewer.pal(length(targetgenelist), "Set1")

colors=c( "#E41A1C", "#377EB8", "#4DAF4A", "#984EA3", "#FF7F00",  "#A65628", "#F781BF",
          "#999999", "#66C2A5", "#FC8D62", "#8DA0CB", "#E78AC3", "#A6D854", "#FFD92F", "#E5C494", "#B3B3B3", 
          "#8DD3C7", "#FFFFB3", "#BEBADA", "#FB8072", "#80B1D3", "#FDB462", "#B3DE69", "#FCCDE5",
          "#D9D9D9", "#BC80BD", "#CCEBC5", "#FFED6F")


## code

targetmatvec=unlist(targetmat)+1
yrange=range(targetmatvec[targetmatvec>0]);
# yrange[1]=1; # set the minimum value to 1
for(i in 1:length(targetmat)){
  vali=targetmat[[i]]+1;
  if(i==1){
    plot(1:length(vali),vali,type='b',las=1,pch=20,main=paste('sgRNAs in',targetgene),ylab='Read counts',xlab='Samples',xlim=c(0.7,length(vali)+0.3),ylim = yrange,col=colors[(i %% length(colors))],xaxt='n',log='y')
    axis(1,at=1:length(vali),labels=(collabel),las=2)
    # lines(0:100,rep(1,101),col='black');
  }else{
    lines(1:length(vali),vali,type='b',pch=20,col=colors[(i %% length(colors))])
  }
}




# parameters
# Do not modify the variables beginning with "__"
targetmat=list(c(523.3554279102603,472.00192052641984,561.9008496899664,2217.5390709867993,7679.452383302051,902.4969334246189,705.6391881227996),c(618.4711128822255,648.0965846433226,648.4306841460889,5457.110758102293,814.8688669017974,597.691365343474,1009.0137559380651),c(602.253231112812,691.1608971755434,613.3118810404659,2110.946712249451,3682.9326034971687,2945.8862166501713,2135.354692799161),c(679.8360709286547,678.79589654748,675.222348370997,18390.316951567245,16356.890232809676,1319.6889120831693,1252.0486307072003),c(653.0984820655677,588.4034781630165,615.4841781397828,2163.197868493249,29081.20492693072,1132.3782277874936,1124.664834276481),c(455.41565293028515,423.39467667817064,481.16380749868904,6010.973014286556,25004.571634930435,3424.379873805488,3000.2236264603594))
targetgene="Cd19"
collabel=c("Input1_DOI_rep1","Input1_DOI_rep2","Input1_DOI_rep3","AR2480_BM","AR2481_BM","AR2482_BM","AR2483_BM")

# set up color using RColorBrewer
#library(RColorBrewer)
#colors <- brewer.pal(length(targetgenelist), "Set1")

colors=c( "#E41A1C", "#377EB8", "#4DAF4A", "#984EA3", "#FF7F00",  "#A65628", "#F781BF",
          "#999999", "#66C2A5", "#FC8D62", "#8DA0CB", "#E78AC3", "#A6D854", "#FFD92F", "#E5C494", "#B3B3B3", 
          "#8DD3C7", "#FFFFB3", "#BEBADA", "#FB8072", "#80B1D3", "#FDB462", "#B3DE69", "#FCCDE5",
          "#D9D9D9", "#BC80BD", "#CCEBC5", "#FFED6F")


## code

targetmatvec=unlist(targetmat)+1
yrange=range(targetmatvec[targetmatvec>0]);
# yrange[1]=1; # set the minimum value to 1
for(i in 1:length(targetmat)){
  vali=targetmat[[i]]+1;
  if(i==1){
    plot(1:length(vali),vali,type='b',las=1,pch=20,main=paste('sgRNAs in',targetgene),ylab='Read counts',xlab='Samples',xlim=c(0.7,length(vali)+0.3),ylim = yrange,col=colors[(i %% length(colors))],xaxt='n',log='y')
    axis(1,at=1:length(vali),labels=(collabel),las=2)
    # lines(0:100,rep(1,101),col='black');
  }else{
    lines(1:length(vali),vali,type='b',pch=20,col=colors[(i %% length(colors))])
  }
}




# parameters
# Do not modify the variables beginning with "__"
targetmat=list(c(465.9353600239587,556.8514075948548,494.55963961114315,5442.48043435403,4490.934597925075,1263.4957067944665,953.7023706457791),c(413.33682455559085,506.5386464185969,459.4408365055202,1281.1983510979342,450.9246257855452,194.12198190642746,781.0638044304623),c(442.70434019209625,488.2043351425029,427.2184295323198,1394.0608485845385,59.51289477372678,1100.0245641364222,1962.716126583844),c(492.6729488870457,500.5693357705663,568.4177409879171,2936.514980901464,812.5799094105002,1857.7814233325646,1153.1585782149314),c(728.0513951079919,699.6884838155871,718.3062408407818,2039.8851397578853,1915.8574202157429,1323.0945608885452,1726.3856621531677),c(354.60179328258005,385.44691612997605,375.8073981818203,1626.0559823070028,656.9308000022917,1861.1870721379405,77.1007188922774))
targetgene="Nosip"
collabel=c("Input1_DOI_rep1","Input1_DOI_rep2","Input1_DOI_rep3","AR2480_BM","AR2481_BM","AR2482_BM","AR2483_BM")

# set up color using RColorBrewer
#library(RColorBrewer)
#colors <- brewer.pal(length(targetgenelist), "Set1")

colors=c( "#E41A1C", "#377EB8", "#4DAF4A", "#984EA3", "#FF7F00",  "#A65628", "#F781BF",
          "#999999", "#66C2A5", "#FC8D62", "#8DA0CB", "#E78AC3", "#A6D854", "#FFD92F", "#E5C494", "#B3B3B3", 
          "#8DD3C7", "#FFFFB3", "#BEBADA", "#FB8072", "#80B1D3", "#FDB462", "#B3DE69", "#FCCDE5",
          "#D9D9D9", "#BC80BD", "#CCEBC5", "#FFED6F")


## code

targetmatvec=unlist(targetmat)+1
yrange=range(targetmatvec[targetmatvec>0]);
# yrange[1]=1; # set the minimum value to 1
for(i in 1:length(targetmat)){
  vali=targetmat[[i]]+1;
  if(i==1){
    plot(1:length(vali),vali,type='b',las=1,pch=20,main=paste('sgRNAs in',targetgene),ylab='Read counts',xlab='Samples',xlim=c(0.7,length(vali)+0.3),ylim = yrange,col=colors[(i %% length(colors))],xaxt='n',log='y')
    axis(1,at=1:length(vali),labels=(collabel),las=2)
    # lines(0:100,rep(1,101),col='black');
  }else{
    lines(1:length(vali),vali,type='b',pch=20,col=colors[(i %% length(colors))])
  }
}




# parameters
# Do not modify the variables beginning with "__"
targetmat=list(c(787.6630686388088,770.4674529279499,810.9909170783021,1711.747878546832,3385.368129628535,2859.042172113085,1932.546280060779),c(735.502854299344,711.6271051116483,692.600725165532,5434.120249355023,1091.8327233487566,1215.8166235192036,6287.060794889837),c(860.4243760367177,860.4334919804112,864.2121960115657,620.7437361763238,4742.719921967765,5571.641445595006,1240.3159126148971),c(489.16637985582116,429.7903666582034,466.6818268365765,432.6395736986498,320.4540487816057,2191.535006259405,1005.6615507688356),c(449.71747825454526,472.00192052641984,442.7865587440908,131.6729137343717,613.4406076676453,3807.515364410279,169.2863610460873),c(754.7889839710789,864.2709059684308,809.5427190120909,599.8432736788044,6624.24297981405,6033.106858723443,564.8465710151627))
targetgene="Ints14"
collabel=c("Input1_DOI_rep1","Input1_DOI_rep2","Input1_DOI_rep3","AR2480_BM","AR2481_BM","AR2482_BM","AR2483_BM")

# set up color using RColorBrewer
#library(RColorBrewer)
#colors <- brewer.pal(length(targetgenelist), "Set1")

colors=c( "#E41A1C", "#377EB8", "#4DAF4A", "#984EA3", "#FF7F00",  "#A65628", "#F781BF",
          "#999999", "#66C2A5", "#FC8D62", "#8DA0CB", "#E78AC3", "#A6D854", "#FFD92F", "#E5C494", "#B3B3B3", 
          "#8DD3C7", "#FFFFB3", "#BEBADA", "#FB8072", "#80B1D3", "#FDB462", "#B3DE69", "#FCCDE5",
          "#D9D9D9", "#BC80BD", "#CCEBC5", "#FFED6F")


## code

targetmatvec=unlist(targetmat)+1
yrange=range(targetmatvec[targetmatvec>0]);
# yrange[1]=1; # set the minimum value to 1
for(i in 1:length(targetmat)){
  vali=targetmat[[i]]+1;
  if(i==1){
    plot(1:length(vali),vali,type='b',las=1,pch=20,main=paste('sgRNAs in',targetgene),ylab='Read counts',xlab='Samples',xlim=c(0.7,length(vali)+0.3),ylim = yrange,col=colors[(i %% length(colors))],xaxt='n',log='y')
    axis(1,at=1:length(vali),labels=(collabel),las=2)
    # lines(0:100,rep(1,101),col='black');
  }else{
    lines(1:length(vali),vali,type='b',pch=20,col=colors[(i %% length(colors))])
  }
}




# parameters
# Do not modify the variables beginning with "__"
targetmat=list(c(590.4185606324294,558.1305455908614,537.2814825643751,332.31735371055714,1014.0081686446524,1019.9918172100881,160.9058481230137),c(807.8258405683498,778.1422809039893,751.9768458801934,3185.230484621944,7178.170692707969,1227.7363943380194,2869.487624860411),c(444.89594583661153,455.37312657833456,473.19871813452716,1379.4305248362748,3483.7933017543137,1772.6402031981665,936.9413447996318),c(668.001400448272,635.7315840152592,601.0021974776703,2677.349245932224,2776.505436943484,2319.2468364610017,3922.0800479984587),c(719.2849725299307,654.9186539553575,752.700944913299,1845.5108385309557,979.6738062751947,1515.5137183922845,2274.471207322183),c(404.5704019775295,401.2229514140569,402.96111192328135,3950.187412031151,4754.164709424251,1195.382730686948,1225.2309893533647))
targetgene="Sipa1"
collabel=c("Input1_DOI_rep1","Input1_DOI_rep2","Input1_DOI_rep3","AR2480_BM","AR2481_BM","AR2482_BM","AR2483_BM")

# set up color using RColorBrewer
#library(RColorBrewer)
#colors <- brewer.pal(length(targetgenelist), "Set1")

colors=c( "#E41A1C", "#377EB8", "#4DAF4A", "#984EA3", "#FF7F00",  "#A65628", "#F781BF",
          "#999999", "#66C2A5", "#FC8D62", "#8DA0CB", "#E78AC3", "#A6D854", "#FFD92F", "#E5C494", "#B3B3B3", 
          "#8DD3C7", "#FFFFB3", "#BEBADA", "#FB8072", "#80B1D3", "#FDB462", "#B3DE69", "#FCCDE5",
          "#D9D9D9", "#BC80BD", "#CCEBC5", "#FFED6F")


## code

targetmatvec=unlist(targetmat)+1
yrange=range(targetmatvec[targetmatvec>0]);
# yrange[1]=1; # set the minimum value to 1
for(i in 1:length(targetmat)){
  vali=targetmat[[i]]+1;
  if(i==1){
    plot(1:length(vali),vali,type='b',las=1,pch=20,main=paste('sgRNAs in',targetgene),ylab='Read counts',xlab='Samples',xlim=c(0.7,length(vali)+0.3),ylim = yrange,col=colors[(i %% length(colors))],xaxt='n',log='y')
    axis(1,at=1:length(vali),labels=(collabel),las=2)
    # lines(0:100,rep(1,101),col='black');
  }else{
    lines(1:length(vali),vali,type='b',pch=20,col=colors[(i %% length(colors))])
  }
}




# parameters
# Do not modify the variables beginning with "__"
targetmat=list(c(653.5368031944707,710.3479671156417,674.8602988544442,2046.155278507141,3541.0172390367434,4478.428179069336,859.8406259073544),c(621.97768191345,667.7100339154232,658.9301201261204,823.478222402261,601.9958202111593,531.2812136386436,839.7273948919777),c(695.177310440262,746.5902103358276,654.9475754440394,2207.08883973804,1384.8192822347962,2864.150645321149,2167.2006419068407),c(884.0937169974833,917.9947018007063,978.2577937257018,1019.9425698789427,4497.801470398966,1312.8776144724172,6913.923161535745),c(710.9568710807723,761.0871076239018,726.2713302049438,2689.889523430736,3348.7448097677798,434.22022268542986,1731.413969907012),c(592.1718451480416,613.1334794191433,539.0917301471392,202.73448622593736,494.4148181201917,883.7658649950514,789.4443173535359))
targetgene="Maea"
collabel=c("Input1_DOI_rep1","Input1_DOI_rep2","Input1_DOI_rep3","AR2480_BM","AR2481_BM","AR2482_BM","AR2483_BM")

# set up color using RColorBrewer
#library(RColorBrewer)
#colors <- brewer.pal(length(targetgenelist), "Set1")

colors=c( "#E41A1C", "#377EB8", "#4DAF4A", "#984EA3", "#FF7F00",  "#A65628", "#F781BF",
          "#999999", "#66C2A5", "#FC8D62", "#8DA0CB", "#E78AC3", "#A6D854", "#FFD92F", "#E5C494", "#B3B3B3", 
          "#8DD3C7", "#FFFFB3", "#BEBADA", "#FB8072", "#80B1D3", "#FDB462", "#B3DE69", "#FCCDE5",
          "#D9D9D9", "#BC80BD", "#CCEBC5", "#FFED6F")


## code

targetmatvec=unlist(targetmat)+1
yrange=range(targetmatvec[targetmatvec>0]);
# yrange[1]=1; # set the minimum value to 1
for(i in 1:length(targetmat)){
  vali=targetmat[[i]]+1;
  if(i==1){
    plot(1:length(vali),vali,type='b',las=1,pch=20,main=paste('sgRNAs in',targetgene),ylab='Read counts',xlab='Samples',xlim=c(0.7,length(vali)+0.3),ylim = yrange,col=colors[(i %% length(colors))],xaxt='n',log='y')
    axis(1,at=1:length(vali),labels=(collabel),las=2)
    # lines(0:100,rep(1,101),col='black');
  }else{
    lines(1:length(vali),vali,type='b',pch=20,col=colors[(i %% length(colors))])
  }
}




# parameters
# Do not modify the variables beginning with "__"
targetmat=list(c(668.8780427060781,609.7224447631258,624.5354160536032,758.6867886599512,1391.6861547086878,294.5886216650171,1040.8597050457447),c(651.7835186788585,650.2284813033335,604.6226926431984,3822.694590796283,8844.531746372319,1794.77692043311,2100.1565385222516),c(483.4682051800813,558.1305455908614,554.6598593589101,1306.2789060949574,1192.5468529658326,233.28694316825056,1273.8379643071917),c(704.8203752761294,681.3541725394931,731.3400234366832,2294.870782227621,6427.392635562492,14325.86169981381,4253.948359752175),c(396.2423005283713,382.88864013796297,431.9250732475064,1793.2596822871574,6617.376107340158,9857.650467160602,6615.576901474324),c(660.1116201280167,612.7071000871412,637.5691986495044,1111.9046048680277,2298.1133212623727,1254.9815847810266,2998.547523875745))
targetgene="Setd5"
collabel=c("Input1_DOI_rep1","Input1_DOI_rep2","Input1_DOI_rep3","AR2480_BM","AR2481_BM","AR2482_BM","AR2483_BM")

# set up color using RColorBrewer
#library(RColorBrewer)
#colors <- brewer.pal(length(targetgenelist), "Set1")

colors=c( "#E41A1C", "#377EB8", "#4DAF4A", "#984EA3", "#FF7F00",  "#A65628", "#F781BF",
          "#999999", "#66C2A5", "#FC8D62", "#8DA0CB", "#E78AC3", "#A6D854", "#FFD92F", "#E5C494", "#B3B3B3", 
          "#8DD3C7", "#FFFFB3", "#BEBADA", "#FB8072", "#80B1D3", "#FDB462", "#B3DE69", "#FCCDE5",
          "#D9D9D9", "#BC80BD", "#CCEBC5", "#FFED6F")


## code

targetmatvec=unlist(targetmat)+1
yrange=range(targetmatvec[targetmatvec>0]);
# yrange[1]=1; # set the minimum value to 1
for(i in 1:length(targetmat)){
  vali=targetmat[[i]]+1;
  if(i==1){
    plot(1:length(vali),vali,type='b',las=1,pch=20,main=paste('sgRNAs in',targetgene),ylab='Read counts',xlab='Samples',xlim=c(0.7,length(vali)+0.3),ylim = yrange,col=colors[(i %% length(colors))],xaxt='n',log='y')
    axis(1,at=1:length(vali),labels=(collabel),las=2)
    # lines(0:100,rep(1,101),col='black');
  }else{
    lines(1:length(vali),vali,type='b',pch=20,col=colors[(i %% length(colors))])
  }
}



dev.off()
Sweave("BM_cd19.15m_v_Input1_DOI_summary.Rnw");
library(tools);

texi2dvi("BM_cd19.15m_v_Input1_DOI_summary.tex",pdf=TRUE);
